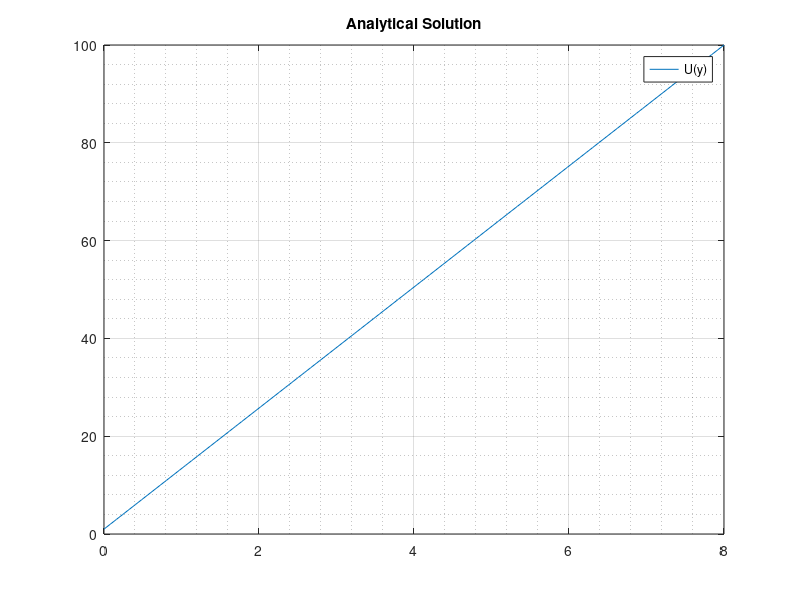

Write MATLAB code to recreate this figure.
clear;
clc,

% Geometry parameters
h = 1;

% Velocity of plate
u_0 = 8; % define this better

y = linspace(0,1,100)'; % column vector
velocity=zeros(100,1); % column vector

for i = 1:100
    velocity(i) = u_0 * (y(i)/h);
end

% File handling
fileID = fopen('analytical_velo.dat','w');
fprintf(fileID,'%10s\n','U(y)');
fprintf(fileID,'%10.8f\n',velocity);
fclose(fileID);

% plotting
y_axis = linspace(1,100,100);
plot(velocity,y_axis) 
grid on
grid minor
legend('U(y)')
title('Analytical Solution')
